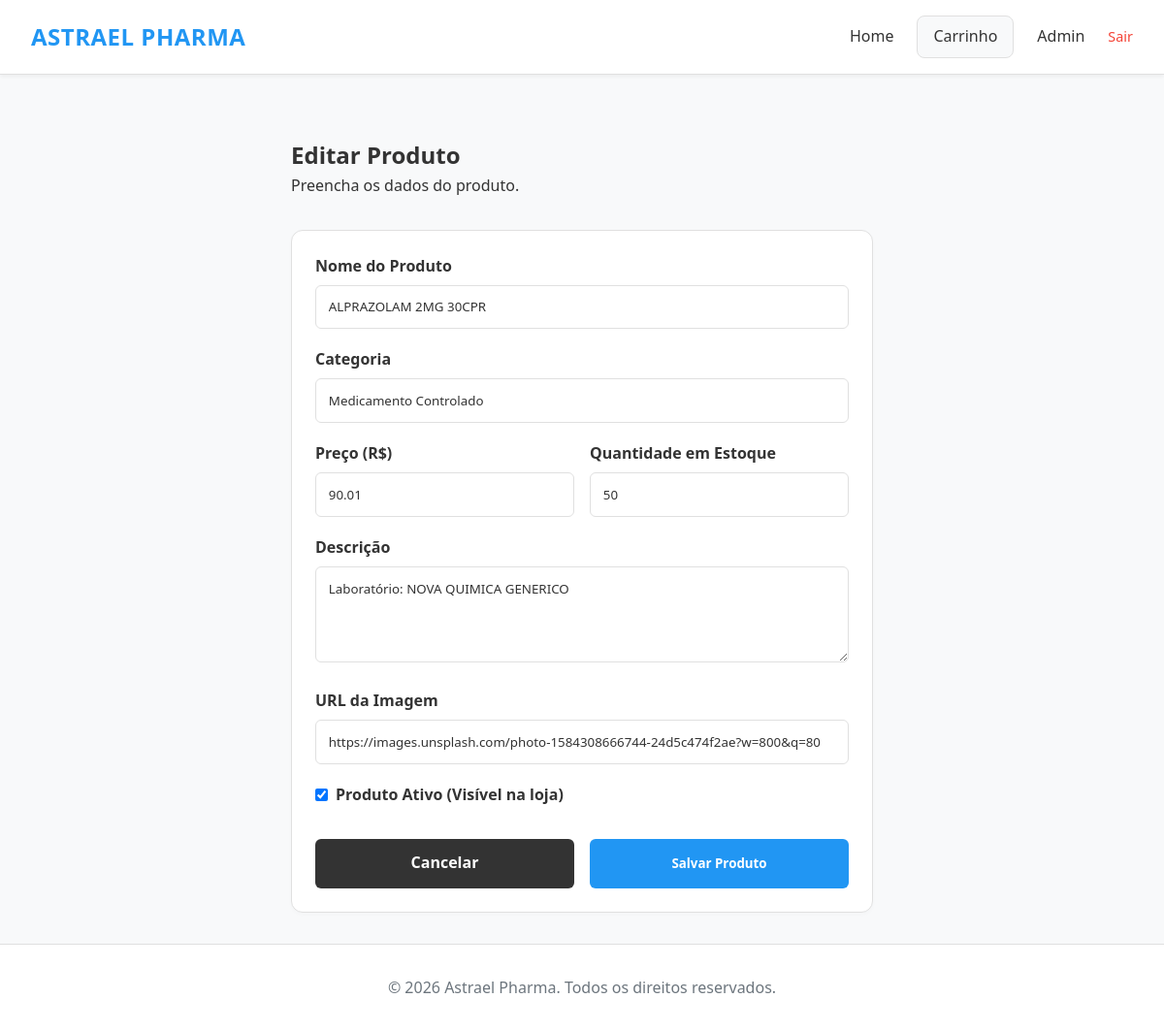
/admin/editar/5 (signed in), run on the app's committed database.
### tables this page shows
CREATE TABLE produtos (
            id INTEGER PRIMARY KEY AUTOINCREMENT,
            nome TEXT NOT NULL,
            descricao TEXT,
            preco REAL NOT NULL,
            quantidade INTEGER NOT NULL,
            categoria TEXT,
            imagem_url TEXT,
            ativo BOOLEAN NOT NULL DEFAULT 1
        );

### app.py (the view, shortened to what this page needs)
@app.route('/admin/editar/<int:produto_id>', methods=['GET', 'POST'])
@login_required
def editar_produto(produto_id):
    produto = database.get_produto(produto_id)
    if not produto:
        return redirect(url_for('admin'))
    return render_template('editar_produto.html', acao='Editar', produto=produto)

### app.py (called while the page is built)
def login_required(f):
    @wraps(f)
    def decorated_function(*args, **kwargs):
        if 'admin_logged_in' not in session:
            flash('Por favor, faça login para acessar o painel administrativo.', 'error')
            return redirect(url_for('login'))
        return f(*args, **kwargs)
    return decorated_function

### database.py (called while the page is built)
def get_db_connection():
    conn = sqlite3.connect(DB_NAME)
    conn.row_factory = sqlite3.Row
    return conn

def get_produto(produto_id):
    conn = get_db_connection()
    produto = conn.execute('SELECT * FROM produtos WHERE id = ?', (produto_id,)).fetchone()
    conn.close()
    return produto

### templates/editar_produto.html (shortened to what this page needs)
{% extends 'base.html' %}
{% block content %}
<div style="max-width: 600px; margin: 0 auto;">
    <h2>{{ acao }} Produto</h2>
    <p class="text-muted" style="margin-bottom: 2rem;">Preencha os dados do produto.</p>
    <div class="dash-card">
        <form method="POST">
            <div class="form-group">
                <label for="nome">Nome do Produto</label>
                <input type="text" id="nome" name="nome" class="form-control" value="{{ produto.nome if produto else '' }}" required>
            </div>
            <div class="form-group">
                <label for="categoria">Categoria</label>
                <input type="text" id="categoria" name="categoria" class="form-control" value="{{ produto.categoria if produto else '' }}">
            </div>
            <div style="display: grid; grid-template-columns: 1fr 1fr; gap: 1rem;">
                <div class="form-group">
                    <label for="preco">Preço (R$)</label>
                    <input type="number" step="0.01" min="0" id="preco" name="preco" class="form-control" value="{{ produto.preco if produto else '' }}" required>
                </div>
                <div class="form-group">
                    <label for="quantidade">Quantidade em Estoque</label>
                    <input type="number" min="0" step="1" id="quantidade" name="quantidade" class="form-control" value="{{ produto.quantidade if produto else '' }}" required>
                </div>
            </div>
            <div class="form-group">
                <label for="descricao">Descrição</label>
                <textarea id="descricao" name="descricao" class="form-control" rows="4">{{ produto.descricao if produto else '' }}</textarea>
            </div>
            <div class="form-group">
                <label for="imagem_url">URL da Imagem</label>
                <input type="url" id="imagem_url" name="imagem_url" class="form-control" value="{{ produto.imagem_url if produto else '' }}" placeholder="https://exemplo.com/imagem.jpg">
            </div>
            <div class="form-group" style="display: flex; align-items: center; gap: 0.5rem; margin-top: 1rem;">
                <input type="checkbox" id="ativo" name="ativo" {% if not produto or produto.ativo %}checked{% endif %} style="width: auto;">
                <label for="ativo" style="margin: 0; cursor: pointer;">Produto Ativo (Visível na loja)</label>
            </div>
            <div style="margin-top: 2rem; display: flex; gap: 1rem;">
                <a href="{{ url_for('admin') }}" class="btn" style="background: #333; color: white;">Cancelar</a>
                <button type="submit" class="btn btn-primary">Salvar Produto</button>
            </div>
        </form>
    </div>
</div>
{% endblock %}

### static/style.css (style rules this page uses)
:root { --bg-main: #f8f9fa; --bg-card: #ffffff; --primary-color: #2196f3; --primary-hover: #1976d2; --pix-green: #4caf50; --pix-green-hover: #43a047; --text-main: #333333; --text-muted: #6c757d; --danger: #f44336; --danger-hover: #d32f2f; --border-color: #e0e0e0; }
* { margin: 0; padding: 0; box-sizing: border-box; font-family: 'Segoe UI', Roboto, 'Helvetica Neue', Arial, sans-serif; }
body { background-color: var(--bg-main); color: var(--text-main); line-height: 1.6; min-height: 100vh; display: flex; flex-direction: column; }
.btn { display: inline-block; padding: 0.8rem 1.5rem; border: none; border-radius: 6px; font-weight: 600; cursor: pointer; text-align: center; text-decoration: none; transition: background-color 0.3s; width: 100%; }
.btn-primary { background: var(--primary-color); color: white; }
.form-group { margin-bottom: 1.2rem; }
.form-group label { display: block; margin-bottom: 0.4rem; font-weight: 600; color: var(--text-main); }
.form-control { width: 100%; padding: 0.8rem; background: #ffffff; border: 1px solid var(--border-color); border-radius: 6px; color: var(--text-main); }
.dash-card { background: var(--bg-card); padding: 1.5rem; border-radius: 12px; border: 1px solid var(--border-color); box-shadow: 0 2px 4px rgba(0,0,0,0.02); }

### data on the page
produtos: nome "ALPRAZOLAM 2MG 30CPR", categoria "Medicamento Controlado", preco "90.01", quantidade "50", descricao "Laboratório: NOVA QUIMICA GENERICO", imagem_url "https://images.unsplash.com/photo-1584308666744-24d5c474f2ae?w=800&q=80", ativo "☑"

### other printed values
{{ acao }} "Editar"
